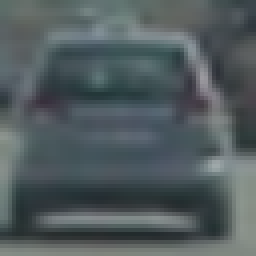
#> input picture vehicles/vehicles/GTI_Far/image0004.png, 64 x 64 px (shown 4 times larger); its folder holds only this picture in this run
$ jupyter execute --allow-errors VehicleDetection.ipynb   (shell and % lines are left out)   (older library calls are emulated)
#> lines starting #> are read from the running program, lines starting #| are printed output that depends on the picture
[cell 1]
import matplotlib.image as mpimg
import matplotlib.pyplot as plt
import numpy as np
import cv2
import glob
from random import shuffle
from skimage.feature import hog
from sklearn.preprocessing import StandardScaler
from sklearn.model_selection import train_test_split
from scipy.ndimage.measurements import label
import time
import pickle
from scipy.ndimage.measurements import label

# Data Exploration

[cell 2]
#The function is from Lesson 19 - Data Exploration
# Define a function to return some characteristics of the dataset
def data_look(car_list, notcar_list):
    data_dict = {}
    # Define a key in data_dict "n_cars" and store the number of car images
    data_dict["n_cars"] = len(car_list)
    # Define a key "n_notcars" and store the number of notcar images
    data_dict["n_notcars"] = len(notcar_list)
    # Read in a test image, either car or notcar
    example_img = mpimg.imread(car_list[0])
#> example_img is the input picture: shape (64, 64, 3) float32; mean R, G, B 0.319, 0.359, 0.37
    # Define a key "image_shape" and store the test image shape 3-tuple
    data_dict["image_shape"] = example_img.shape
    # Define a key "data_type" and store the data type of the test image.
    data_dict["data_type"] = example_img.dtype
    # Return data_dict
    return data_dict

[cell 3]
#Load and shuffle the data
car_images = glob.glob("vehicles/vehicles/*/*.*")
noncar_images = glob.glob("non-vehicles/non-vehicles/*/*.*")
shuffle(car_images)
shuffle(noncar_images)
data_look(car_images, noncar_images)

[cell 4]
#The function is from Lesson 5 - Manual Vehicle Detection
#Define a function to draw bounding boxes on an image
def draw_bb(image, bboxes, color=(0,0,255), thickness=6):
    #Make a copy of the image
    imcopy=np.copy(image)
    #Iterate through the bounding boxes
    for bbox in bboxes:
        cv2.rectangle(imcopy, bbox[0], bbox[1], color, thickness)
    return imcopy

# Histograms of Color

The goal is to write a function that takes an image and computes the RGB color histogram of features given a particular number of bins and pixels intensity range, and returns the concatenated RGB feature vector

[cell 5]
#The function is inspired by Lesson 12- Histogram of Colors
# Define a function to compute color histogram features
def color_hist(img, nbins=32, bins_range=(0, 256), chist_flag=False):
    # Compute the histogram of the RGB channels separately
    rhist = np.histogram(img[:,:,0], bins=nbins, range=bins_range)
    ghist = np.histogram(img[:,:,1], bins=nbins, range=bins_range)
    bhist = np.histogram(img[:,:,2], bins=nbins, range=bins_range)
    # Generating bin centers
    bin_edges = rhist[1]
    bin_centers = (bin_edges[1:]  + bin_edges[0:len(bin_edges)-1])/2
    # Concatenate the histograms into a single feature vector
    hist_features = np.concatenate((rhist[0], ghist[0], bhist[0]))
    if(chist_flag==True):
    # Return the individual histograms, bin_centers and feature vector
        return rhist, ghist, bhist, bin_centers, hist_features
    else:
        return hist_features

[cell 6]
image = cv2.imread('vehicles/vehicles/KITTI_extracted/889.png')
#> (the rest of this cell did not finish here and is left out)

# Spatial Binning

[cell 7]
#The function is inspired by Lesson 16 - Spatial Binning
# Define a function that allows me to convert any test image into a feature vector that I can feed
#to my classifier
def bin_spatial(img, size=(32, 32)):
    # Use cv2.resize().ravel() to create the feature vector
    features = cv2.resize(img, size).ravel()
    # Return the feature vector
    return features

# HOG features extraction and visualization

The scikit-image package has a built in function to extract Histogram of Oriented Gradient features. The scikit-image hog() function takes in a single color channel or grayscaled image as input, as well as various parameters. These parameters include orientations, pixels_per_cell and cells_per_block.
The number of orientations is specified as an integer, and represents the number of orientation bins that the gradient information will be split up into in the histogram. Typical values are between 6 and 12 bins.

The pixels_per_cell parameter specifies the cell size over which each gradient histogram is computed. This paramater is passed as a 2-tuple so I could have different cell sizes in x and y, but cells are commonly chosen to be square.

The cells_per_block parameter is also passed as a 2-tuple, and specifies the local area over which the histogram counts in a given cell will be normalized. Block normalization is not necessarily required, but generally leads to a more robust feature set.

[cell 8]
#The function is from Lesson 20 - scikit-image HOG
# Define a function to return HOG features and visualization
def get_hog_features(img, orient, pix_per_cell, cell_per_block, vis=False, feature_vec=True):
    if vis == True:
        features, hog_image = hog(img, orientations=orient, pixels_per_cell=(pix_per_cell, pix_per_cell),
                                  cells_per_block=(cell_per_block, cell_per_block), transform_sqrt=False,
                                  visualise=True, feature_vector=False)
        return features, hog_image
    else:
        features = hog(img, orientations=orient, pixels_per_cell=(pix_per_cell, pix_per_cell),
                       cells_per_block=(cell_per_block, cell_per_block), transform_sqrt=False,
                       visualise=False, feature_vector=feature_vec)
        return features

Visualize HOG features of a car-image

[cell 9]
# Generate a random index to look at a car image
ind = np.random.randint(0, len(car_images))
#> ind = 0
# Read in the image
image = mpimg.imread(car_images[ind])
gray = cv2.cvtColor(image, cv2.COLOR_RGB2GRAY)
# Define HOG parameters
orient = 16
pix_per_cell = 8
cell_per_block = 2
# Call our function with vis=True to see an image output
features, hog_image = get_hog_features(gray, orient, pix_per_cell, cell_per_block, vis=True, feature_vec=False)
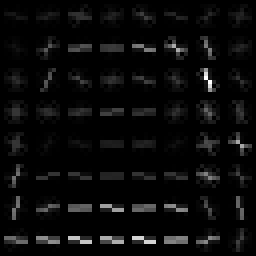
#> hog_image: shape (64, 64) float32 (shown 4 times larger); min 0, max 0.148, mean 0.00611; drawn with min black and max white


# Plot the examples
fig = plt.figure()
plt.subplot(121)
plt.imshow(image, cmap='gray')
plt.title('Example Car Image')
plt.subplot(122)
plt.imshow(hog_image, cmap='gray')
plt.title('HOG Visualization')
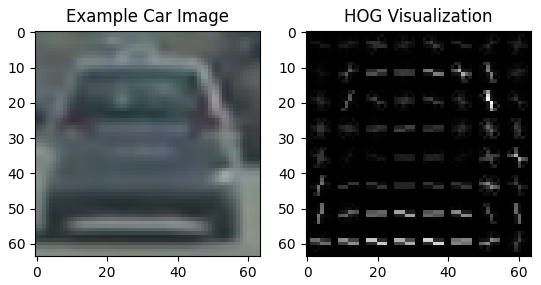
#> figure drawn by matplotlib, 2 panels

# Combine and Normalize Features

Now that we've studied several feature extraction methods, we're almost ready to train a classifier, but first, as in any machine learning application, we need to normalize our data. Python's sklearn package provides us with the StandardScaler() method to accomplish this task.
To apply StandardScaler() we need to first have our data in the right format, as a numpy array where each row is a single feature vector.
Our goal is to write a function that takes in a list of image filenames, reads them one by one, then applies a color conversion (if necessary) and uses bin_spatial() and color_hist() to generate feature vectors.

[cell 10]
#The function is inspired by Lesson 22 & 29 - Combine and Normalize Features
#The function includes all feature extraction methodsdiscussed and implemented above
# Define a function to extract features from a list of images
# Have this function call bin_spatial() and color_hist() and get_hog_features()
from tqdm import tqdm
def extract_features(images, color_space='YCrCb', spatial_size=(32, 32),
                     hist_bins=32, orient=16, pix_per_cell=8,
                     cell_per_block=2, hog_channel='ALL',
                     spatial_feat=True, hist_feat=True, hog_feat=True):
    # Create a list to append feature vectors to
    features = []
    # Iterate through the list of images
    for file in tqdm(images):
        file_features = []
        img = mpimg.imread(file)
        # apply color conversion if other than 'RGB'
        if color_space != 'RGB':
            if color_space == 'HSV':
                feature_image = cv2.cvtColor(img, cv2.COLOR_RGB2HSV)
            elif color_space == 'LUV':
                feature_image = cv2.cvtColor(img, cv2.COLOR_RGB2LUV)
            elif color_space == 'HLS':
                feature_image = cv2.cvtColor(img, cv2.COLOR_RGB2HLS)
            elif color_space == 'YUV':
                feature_image = cv2.cvtColor(img, cv2.COLOR_RGB2YUV)
            elif color_space == 'YCrCb':
                feature_image = cv2.cvtColor(img, cv2.COLOR_RGB2YCrCb)
        else: feature_image = np.copy(img)

        if spatial_feat == True:
            # Apply bin_spatial() to get spatial color features
            spatial_features = bin_spatial(feature_image, size=spatial_size)
            file_features.append(spatial_features)
        if hist_feat == True:
            # Apply color_hist()
            hist_features = color_hist(feature_image, nbins=hist_bins)
            file_features.append(hist_features)
        if hog_feat == True:
            # Call get_hog_features() with vis=False, feature_vec=True
            if hog_channel == 'ALL':
                hog_features = []
                for channel in range(feature_image.shape[2]):
                    hog_features.append(get_hog_features(feature_image[:,:,channel],
                                        orient, pix_per_cell, cell_per_block,
                                        vis=False, feature_vec=True))
                hog_features = np.ravel(hog_features)
            else:
                hog_features = get_hog_features(feature_image[:,:,hog_channel], orient,
                                                pix_per_cell, cell_per_block, vis=False,
                                                feature_vec=True)
            file_features.append(hog_features)
        # Append the new feature vector to the features list
        features.append(np.concatenate(file_features))
    # Return list of feature vectors
    return features

In order to train the SVM by using the spatial binning and color features first then the HOG features, I extract these two feature sets using the car and non-car images defined above

[cell 11]
cars = []
notcars = []
for image in car_images:
        cars.append(image)
for image in noncar_images:
        notcars.append(image)
#> after the loop, notcars = []

#Extract spatial binning and color features
car_features = extract_features(cars, spatial_feat=True, hist_feat=True)
#> in extract_features, `feature_image = cv2.cvtColor(img, cv2.COLOR_RGB2YCrCb)`: feature_image: shape (64, 64, 3) float32; mean of channels 0, 1, 2 0.348, 0.479, 0.512
#> in bin_spatial, `features = cv2.resize(img, size).ravel()`: features = 3072 values, max 0.617 at index 2001, min 0.169 at index 2466, mean 0.446
#> in extract_features, `spatial_features = bin_spatial(feature_image, size=spatial_size)`: spatial_features has the same summary as features in bin_spatial
#> in color_hist, `bin_edges = rhist[1]`: bin_edges = 33 values from 0 to 256
#> in color_hist, `bin_centers = (bin_edges[1:]  + bin_edges[0:len(bin_edges)-1])/2`: bin_centers = 32 values from 4 to 252
#> in color_hist, `hist_features = np.concatenate((rhist[0], ghist[0], bhist[0]))`: hist_features = 96 values, max 4096 at index 0, min 0 at index 1, mean 128
#> after the loop in extract_features, `for channel in range(feature_image.shape[2]):`: hog_features = 3 items
#> in extract_features, `hog_features = np.ravel(hog_features)`: hog_features = 9408 values, max 0.533 at index 1895, min 0 at index 3, mean 0.0859
#> car_features = 2 items
notcar_features = extract_features(notcars, spatial_feat=True, hist_feat=True)
#> notcar_features = []

#Extract HOG features
car_features_hog = extract_features(car_images, hog_feat=True)
#> car_features_hog = 2 items
notcar_features_hog = extract_features(noncar_images, hog_feat=True)

# Color histogram SVM Classifier

Now we'll try training a classifier on our dataset. First, we'll see how well it does just using spatially binned color and color histograms.

[cell 12]
# Define a labels vector based on features lists
y = np.hstack((np.ones(len(car_features)),
              np.zeros(len(notcar_features))))
#> y = [1, 1]
# Create an array stack of feature vectors
#> (the rest of this cell did not finish here and is left out)

#> (a cell that did not finish here is left out)

# HOG SVM Classifier

Alright, so classification by color features alone is pretty effective! Now let's try classifying with HOG features and see how well we can do.

[cell 14]
# Define a labels vector based on features lists
y_hog = np.hstack((np.ones(len(car_features_hog)),
              np.zeros(len(notcar_features_hog))))
#> y_hog = [1, 1]
# Create an array stack of feature vectors
#> (the rest of this cell did not finish here and is left out)

#> (a cell that did not finish here is left out)

# Sliding Window Implementation

My goal here is to write a function that takes in an image, start and stop positions in both x and y (imagine a bounding box for the entire search region), window size (x and y dimensions), and overlap fraction (also for both x and y). My function returns a list of bounding boxes for the search windows, which will then be passed to draw draw_bb() function defined above.

[cell 16]
#The function is from Lesson 32 - Sliding Window implementation
def slide_window(img, x_start_stop=[None, None], y_start_stop=[None, None],
                    xy_window=(128, 128), xy_overlap=(0.5, 0.5)):
    # If x and/or y start/stop positions not defined, set to image size
    if x_start_stop[0] == None:
        x_start_stop[0] = 0
    if x_start_stop[1] == None:
        x_start_stop[1] = img.shape[1]
    if y_start_stop[0] == None:
        y_start_stop[0] = 0
    if y_start_stop[1] == None:
        y_start_stop[1] = img.shape[0]
    # Compute the span of the region to be searched
    xspan = x_start_stop[1] - x_start_stop[0]
    yspan = y_start_stop[1] - y_start_stop[0]
    # Compute the number of pixels per step in x/y
    nx_pix_per_step = np.int(xy_window[0]*(1 - xy_overlap[0]))
    ny_pix_per_step = np.int(xy_window[1]*(1 - xy_overlap[1]))
    # Compute the number of windows in x/y
    nx_buffer = np.int(xy_window[0]*(xy_overlap[0]))
    ny_buffer = np.int(xy_window[1]*(xy_overlap[1]))
    nx_windows = np.int((xspan-nx_buffer)/nx_pix_per_step)
    ny_windows = np.int((yspan-ny_buffer)/ny_pix_per_step)
    # Initialize a list to append window positions to
    window_list = []
    # Loop through finding x and y window positions
    # Note: you could vectorize this step, but in practice
    # you'll be considering windows one by one with your
    # classifier, so looping makes sense
    for ys in range(ny_windows):
        for xs in range(nx_windows):
            # Calculate window position
            startx = xs*nx_pix_per_step + x_start_stop[0]
            endx = startx + xy_window[0]
            starty = ys*ny_pix_per_step + y_start_stop[0]
            endy = starty + xy_window[1]
            # Append window position to list
            window_list.append(((startx, starty), (endx, endy)))
    # Return the list of windows
    return window_list

Example of plotted windows on the relevant image region

[cell 17]
image = cv2.imread('test_images/test1.jpg')
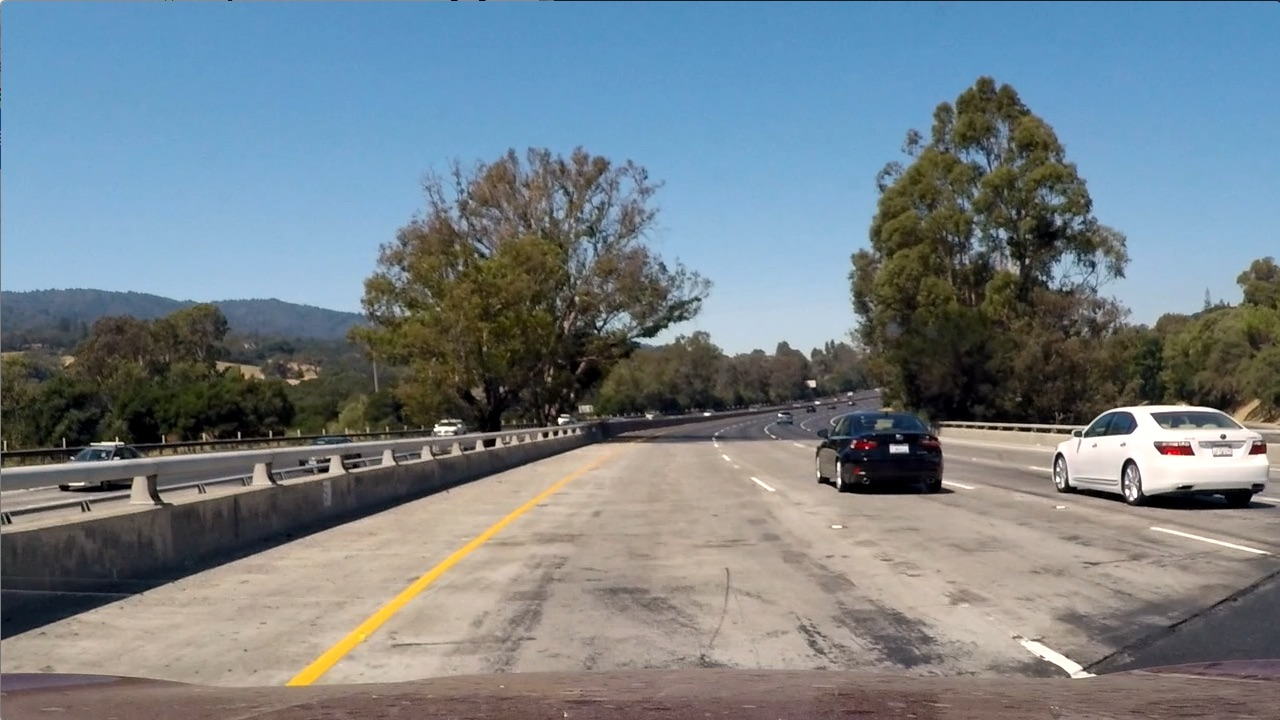
#> input picture test_images/test1.jpg, 1280 x 720 px
#> image is the input picture: shape (720, 1280, 3); mean B, G, R 135.5, 128.7, 117.5
image=cv2.cvtColor(image, cv2.COLOR_BGR2RGB)
windows = slide_window(image, x_start_stop=[420, None], y_start_stop=[390, 680],
                    xy_window=(128, 128), xy_overlap=(0.5, 0.5))
#> windows = 36 items

window_img = draw_bb(image, windows, color=(0, 0, 255), thickness=6)
#> the loop in draw_bb, `for bbox in bboxes:` made 36 passes
#> bbox on passes 1 to 12: ((420, 390), (548, 518)), ((484, 390), (612, 518)), ((548, 390), (676, 518)), ((612, 390), (740, 518)), ((676, 390), (804, 518)), ((740, 390), (868, 518)), ((804, 390), (932, 518)), ((868, 390), (996, 518)), ((932, 390), (1060, 518)), ((996, 390), (1124, 518)), ((1060, 390), (1188, 518)), ((1124, 390), (1252, 518))
#> after the loop in draw_bb, `for bbox in bboxes:`:
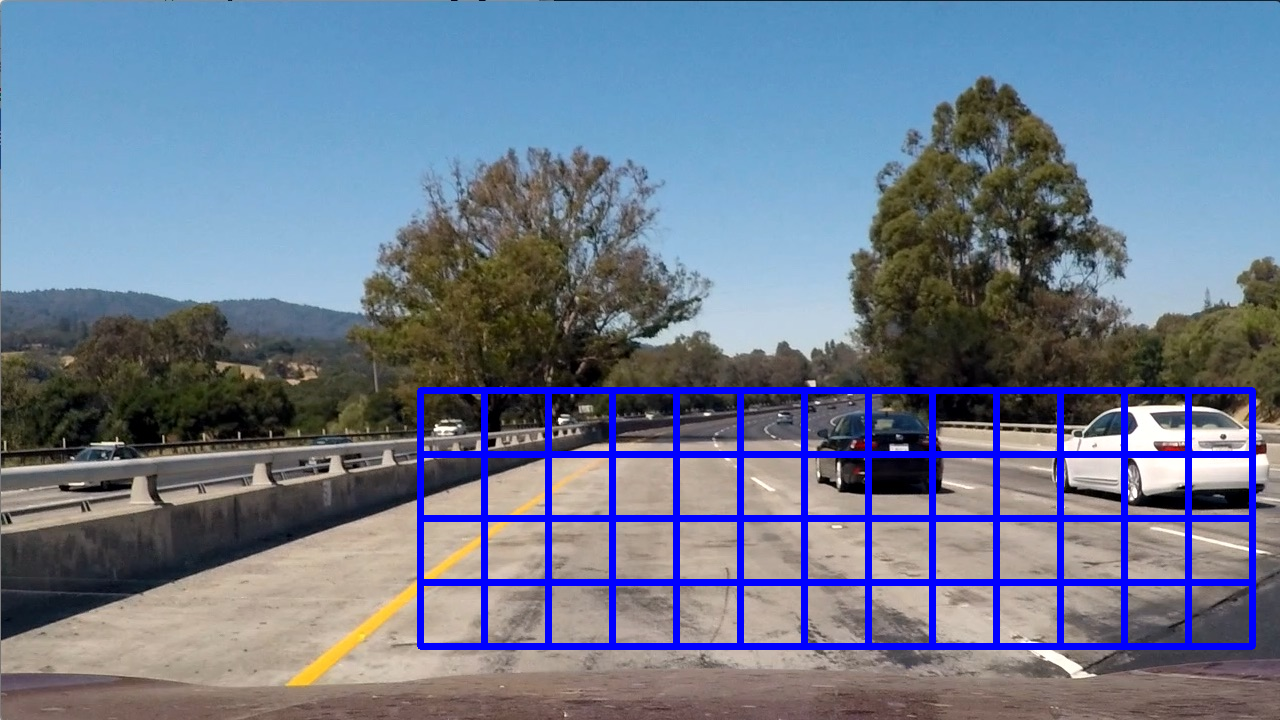
#> imcopy: shape (720, 1280, 3); mean R, G, B 109.5, 121.3, 143
plt.imshow(window_img)

# Define a function to extract features from a single image

Now I'm able to run a sliding window search on an image and I'm trained a classifier... time to combine both steps and search for cars!

[cell 18]
#The function is from Lesson 34 - Search and Classify
# Define a function to extract features from a single image window
# This function is very similar to get_hc_features()
# just for a single image rather than list of images
# [45 lines left out: function single_img_features, not called in this run]

[cell 19]
#The function is from Lesson 34 - Search and Classify
# Define a function you will pass an image
# and the list of windows to be searched (output of slide_windows())
# [29 lines left out: function search_windows, not called in this run]

# Train the classifier and test the classification on a test image

[cell 20]
### TODO: Tweak these parameters and see how the results change.
color_space = 'YCrCb' # Can be RGB, HSV, LUV, HLS, YUV, YCrCb
orient = 16  # HOG orientations
pix_per_cell = 8 # HOG pixels per cell
cell_per_block = 2 # HOG cells per block
hog_channel = 'ALL' # Can be 0, 1, 2, or "ALL"
spatial_size = (32, 32) # Spatial binning dimensions
hist_bins = 32    # Number of histogram bins
spatial_feat = True # Spatial features on or off
hist_feat = True # Histogram features on or off
hog_feat = True # HOG features on or off
y_start_stop = [390, 680] # Min and max in y to search in slide_window()
x_start_stop = [400, 1280]

car_features = extract_features(cars, color_space=color_space,
                        spatial_size=spatial_size, hist_bins=hist_bins,
                        orient=orient, pix_per_cell=pix_per_cell,
                        cell_per_block=cell_per_block,
                        hog_channel=hog_channel, spatial_feat=spatial_feat,
                        hist_feat=hist_feat, hog_feat=hog_feat)
notcar_features = extract_features(notcars, color_space=color_space,
                        spatial_size=spatial_size, hist_bins=hist_bins,
                        orient=orient, pix_per_cell=pix_per_cell,
                        cell_per_block=cell_per_block,
                        hog_channel=hog_channel, spatial_feat=spatial_feat,
                        hist_feat=hist_feat, hog_feat=hog_feat)

#> (a cell that did not finish here is left out)

[cell 22]
image = mpimg.imread('test_images/test6.jpg')
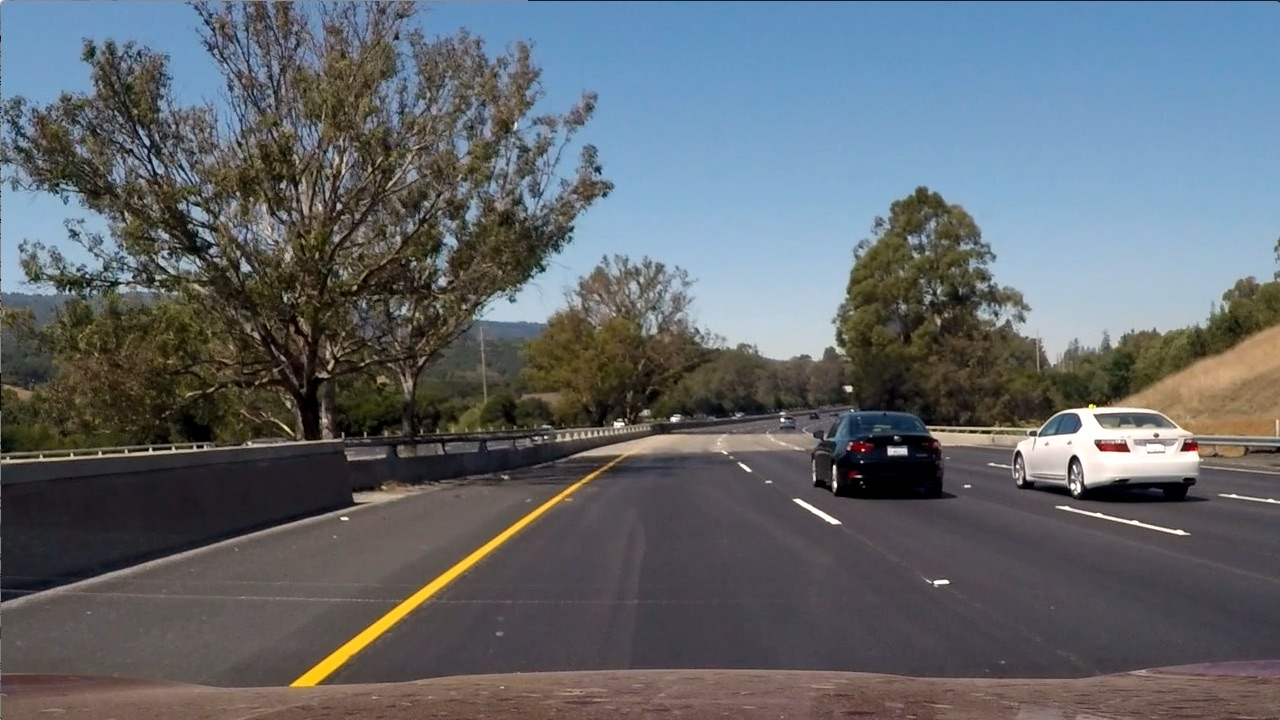
#> input picture test_images/test6.jpg, 1280 x 720 px
#> image is the input picture: shape (720, 1280, 3); mean R, G, B 97, 102.6, 107.9
draw_image = np.copy(image)

# Uncomment the following line if you extracted training
# data from .png images (scaled 0 to 1 by mpimg) and the
# image you are searching is a .jpg (scaled 0 to 255)
image = image.astype(np.float32)/255

windows = slide_window(image, x_start_stop=x_start_stop, y_start_stop=y_start_stop,
                    xy_window=(128, 128), xy_overlap=(0.5, 0.5))

#> (the rest of this cell did not finish here and is left out)
